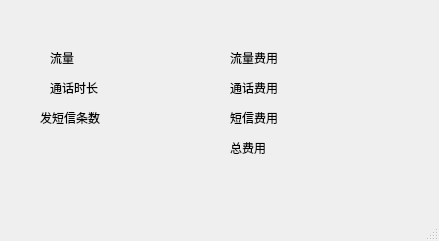
<?xml version="1.0" encoding="UTF-8"?>
<ui version="4.0">
 <class>CostMapPage</class>
 <widget class="QMainWindow" name="CostMapPage">
  <property name="geometry">
   <rect>
    <x>0</x>
    <y>0</y>
    <width>439</width>
    <height>241</height>
   </rect>
  </property>
  <property name="windowTitle">
   <string>账单界面</string>
  </property>
  <widget class="QWidget" name="centralwidget">
   <widget class="QLabel" name="label_3">
    <property name="geometry">
     <rect>
      <x>50</x>
      <y>80</y>
      <width>58</width>
      <height>16</height>
     </rect>
    </property>
    <property name="text">
     <string>通话时长</string>
    </property>
   </widget>
   <widget class="QLabel" name="callTimeLabel">
    <property name="geometry">
     <rect>
      <x>120</x>
      <y>80</y>
      <width>71</width>
      <height>16</height>
     </rect>
    </property>
    <property name="text">
     <string/>
    </property>
   </widget>
   <widget class="QLabel" name="label_6">
    <property name="geometry">
     <rect>
      <x>230</x>
      <y>80</y>
      <width>58</width>
      <height>16</height>
     </rect>
    </property>
    <property name="text">
     <string>通话费用</string>
    </property>
   </widget>
   <widget class="QLabel" name="callPriceLabel">
    <property name="geometry">
     <rect>
      <x>300</x>
      <y>80</y>
      <width>101</width>
      <height>16</height>
     </rect>
    </property>
    <property name="text">
     <string/>
    </property>
   </widget>
   <widget class="QLabel" name="label_8">
    <property name="geometry">
     <rect>
      <x>40</x>
      <y>110</y>
      <width>71</width>
      <height>16</height>
     </rect>
    </property>
    <property name="text">
     <string>发短信条数</string>
    </property>
   </widget>
   <widget class="QLabel" name="smsNumLabel">
    <property name="geometry">
     <rect>
      <x>120</x>
      <y>110</y>
      <width>71</width>
      <height>16</height>
     </rect>
    </property>
    <property name="text">
     <string/>
    </property>
   </widget>
   <widget class="QLabel" name="label_10">
    <property name="geometry">
     <rect>
      <x>230</x>
      <y>110</y>
      <width>58</width>
      <height>16</height>
     </rect>
    </property>
    <property name="text">
     <string>短信费用</string>
    </property>
   </widget>
   <widget class="QLabel" name="smsPriceLabel">
    <property name="geometry">
     <rect>
      <x>300</x>
      <y>110</y>
      <width>101</width>
      <height>16</height>
     </rect>
    </property>
    <property name="text">
     <string/>
    </property>
   </widget>
   <widget class="QLabel" name="label_12">
    <property name="geometry">
     <rect>
      <x>230</x>
      <y>140</y>
      <width>58</width>
      <height>16</height>
     </rect>
    </property>
    <property name="text">
     <string>总费用</string>
    </property>
   </widget>
   <widget class="QLabel" name="totalLabel">
    <property name="geometry">
     <rect>
      <x>300</x>
      <y>140</y>
      <width>101</width>
      <height>16</height>
     </rect>
    </property>
    <property name="text">
     <string/>
    </property>
   </widget>
   <widget class="QLabel" name="label_4">
    <property name="geometry">
     <rect>
      <x>50</x>
      <y>50</y>
      <width>58</width>
      <height>16</height>
     </rect>
    </property>
    <property name="text">
     <string>流量</string>
    </property>
   </widget>
   <widget class="QLabel" name="label_5">
    <property name="geometry">
     <rect>
      <x>230</x>
      <y>50</y>
      <width>58</width>
      <height>16</height>
     </rect>
    </property>
    <property name="text">
     <string>流量费用</string>
    </property>
   </widget>
   <widget class="QLabel" name="usedTrafficLabel">
    <property name="geometry">
     <rect>
      <x>120</x>
      <y>50</y>
      <width>71</width>
      <height>16</height>
     </rect>
    </property>
    <property name="text">
     <string/>
    </property>
   </widget>
   <widget class="QLabel" name="priceTrafficLabel">
    <property name="geometry">
     <rect>
      <x>300</x>
      <y>50</y>
      <width>71</width>
      <height>16</height>
     </rect>
    </property>
    <property name="text">
     <string/>
    </property>
   </widget>
  </widget>
  <widget class="QMenuBar" name="menubar">
   <property name="geometry">
    <rect>
     <x>0</x>
     <y>0</y>
     <width>439</width>
     <height>21</height>
    </rect>
   </property>
  </widget>
  <widget class="QStatusBar" name="statusbar"/>
 </widget>
 <resources/>
 <connections/>
</ui>
